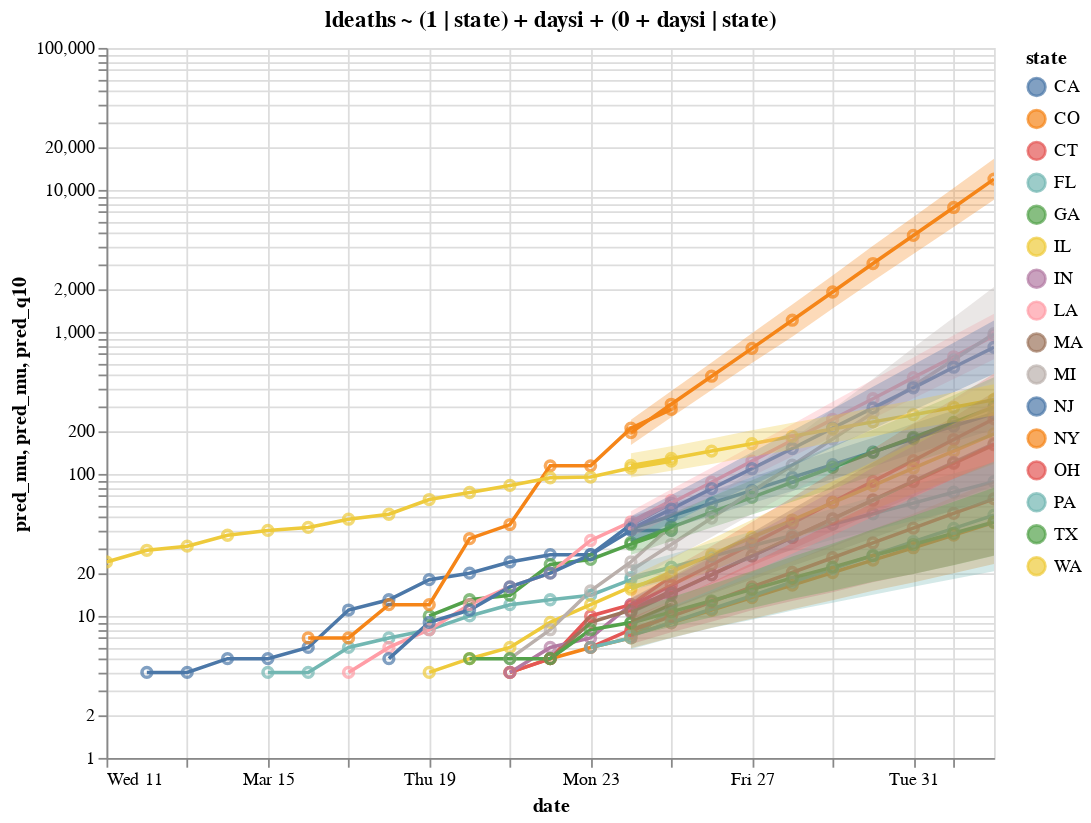

Notebook code for this chart:
### Code cell
m2pl_log.properties(width=500, height=400).interactive()
